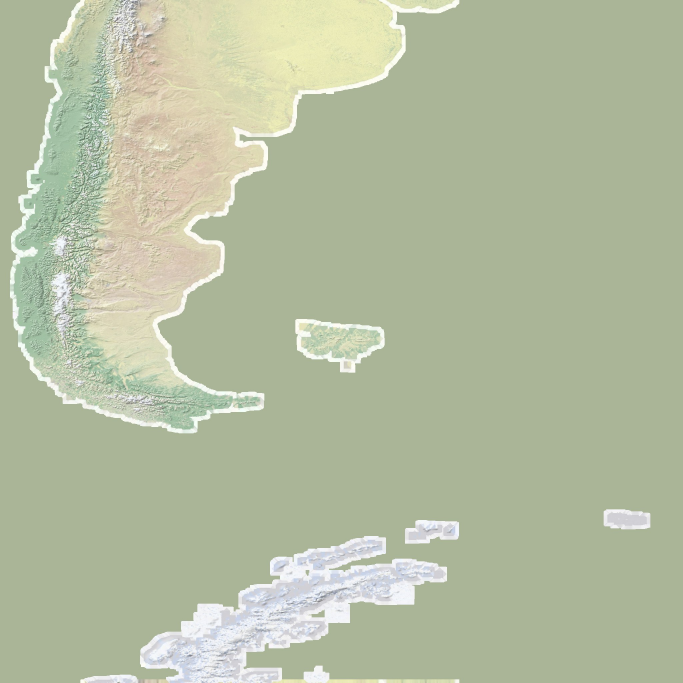
#> input picture assets/earth/057.jpg, 2048 x 2048 px (shown at 1/3 size)
$ python -i hf_doku.py   (imports and definitions only)
#> lines starting #> are read from the running program, lines starting #| are printed output that depends on the picture
"""DOKU style for HyperFrames Shorts — "Doku-Kino + Akzente", the Wiki Roulette house look since Oct 29 2026.
Opt in per episode: "hf": {"style": "doku"} (or hf_build.py --style doku). Used by scripts/hf_build.py.

Documentary cinema first (the look of proto/real, release real-1), kinetic type only as a handful of accents:
  * every shot is a REAL photo / footage / painting / graphic LARGE and full-bleed with a slow camera move (push, pull,
    drift left, rise; constant speed, so it is still moving at every cut). Light film grade in CSS (warm, slightly
    desaturated, lifted blacks), film grain + halation + vignette in post (post() on the silent render, ffmpeg).
    Very bright images with white borders (scans, diagrams, objects on white) become an archival PLATE: the image framed on a
    blurred dark copy of itself, instead of a white full-bleed frame.
  * honest source chip top-left in mono ("● REAL PHOTO · Hospital corridor"), a thin scene-index tick HUD top-right.
  * small calm captions low-middle (word-synced: each group appears, each word brightens when spoken; *starred* words in
    pale amber, numbers in amber). No captions during the hook title and the end card (the text is on screen there).
  * cuts: cut-the-curve LEFT between scenes (the current), a zoom-through push into the scene that names the thing,
    rack-focus blur-cuts to a tighter crop of the same photo inside long scenes, cut-the-curve LEFT between two photos.
  * ACCENTS (3-5 per video, nothing else slams): the hook title at frame 1 (re-hit when its 2nd line is spoken), the
    name reveal (the first multi-word *starred* run of scene 1, with its lead-in words as a mono kicker), up to two
    spoken numbers from the caps (counter + measured tick ruler; "9 out of 10" -> 9 / 10) and the payoff line (the last
    starred run of the last line before the CTA, grown to 2-3 words).
  * end card: calm question + the two answer photos (each lights up on its spoken name) + "Comment A or B" pill.
Overrides (optional): "hf": {"doku": {"accent": "#E9A84A", "payoff": "word to slam", "plate": [ids], "noplate": [ids],
"term": false}}; per scene scenes[i]["hf"]["kinetic"]["media"] = [ids] picks the shots (shared with kinetic).
"""
import json, math, os, re, subprocess
from PIL import Image, ImageFilter, ImageStat
import hf_kinetic as K

W_, H_ = 1080, 1920
J = json.dumps
norm = K.norm
esc, fit, clean = K.esc, K.fit, K.clean
STOP = K.STOP
MOVES = ['push', 'driftL', 'pull', 'rise']
TR = 170                                            # cut-the-curve travel (px); the media layer is oversized by 240 px

CSS = """
  .dseam { position: absolute; inset: 0; overflow: hidden; background: #0B0907; }
  .dshot { position: absolute; inset: 0; overflow: hidden; opacity: 0; }
  .dcam { position: absolute; left: -240px; top: -60px; width: 1560px; height: 2040px; transform-origin: 50% 50%; }
  .dcam img.full, .dcam video { position: absolute; left: 0; top: 0; width: 100%; height: 100%; object-fit: cover;
    filter: saturate(.8) contrast(1.06) brightness(.94) sepia(.14); }
  .dcam img.blur { position: absolute; left: 0; top: 0; width: 100%; height: 100%; object-fit: cover; }
  .plate { position: absolute; box-shadow: 0 40px 120px rgba(0,0,0,.75), 0 0 0 2px rgba(243,236,224,.22); overflow: hidden; }
  .plate img { position: absolute; left: 0; top: 0; width: 100%; height: 100%; object-fit: cover; filter: saturate(.75) contrast(1.04) brightness(.9) sepia(.22); }
  .dgrade { position: absolute; inset: 0; pointer-events: none;
    background: linear-gradient(180deg, rgba(12,9,6,.62) 0%, rgba(12,9,6,.18) 18%, rgba(12,9,6,0) 32%, rgba(12,9,6,0) 50%,
      rgba(12,9,6,.42) 63%, rgba(12,9,6,.5) 72%, rgba(12,9,6,.2) 84%, rgba(12,9,6,.55) 100%); }
  .dwarm { position: absolute; inset: 0; pointer-events: none; mix-blend-mode: soft-light;
    background: radial-gradient(90% 60% at 60% 30%, rgba(255,196,120,.32), rgba(255,170,90,0) 70%), linear-gradient(180deg, rgba(40,60,80,0) 50%, rgba(30,50,70,.25)); }
  .dacc { position: absolute; inset: 0; background: #0B0907; opacity: 0; pointer-events: none; }
  .dtag { position: absolute; left: 56px; top: 150px; font: 500 24px/1 "JetBrains Mono", monospace; letter-spacing: .12em; color: #F3ECE0;
    padding: 11px 16px 10px 40px; background: rgba(10,8,6,.5); border: 1px solid rgba(243,236,224,.32); white-space: nowrap; opacity: 0;
    text-transform: uppercase; }
  .dtag.sm { font-size: 20px; }
  .dtag i { position: absolute; left: 15px; top: 50%; margin-top: -6px; width: 12px; height: 12px; border-radius: 50%; background: #9C968C; }
  .dtag.real i { background: %ACCENT%; }
  .dtag b { font-weight: 500; color: #FFFFFF; }
  .dhud { position: absolute; right: 56px; top: 156px; width: 190px; text-align: right; font: 500 22px/1 "JetBrains Mono", monospace;
    letter-spacing: .14em; color: rgba(243,236,224,.78); }
  .dhud .rule { position: relative; height: 16px; margin-top: 12px; border-top: 2px solid rgba(243,236,224,.6); }
  .dhud .rule i { position: absolute; top: 0; width: 2px; height: 9px; background: rgba(243,236,224,.6); }
  .dhud .rule i.on { height: 16px; background: %ACCENT%; width: 4px; margin-left: -1px; }
  .dk { position: absolute; left: 60px; right: 60px; text-align: center; }
  .dbar { width: 120px; height: 7px; background: %ACCENT%; margin: 0 auto 26px; transform-origin: 50% 50%; }
  .dkick { font: 500 30px/1.2 "JetBrains Mono", monospace; letter-spacing: .18em; color: rgba(243,236,224,.86); text-transform: uppercase;
    text-shadow: 0 2px 14px rgba(0,0,0,.8); margin-bottom: 18px; }
  .dl1 { font: 800 84px/1.02 Inter, sans-serif; color: #F3ECE0; letter-spacing: -.02em; text-transform: uppercase;
    text-shadow: 0 2px 6px rgba(0,0,0,.5), 0 10px 40px rgba(0,0,0,.6); }
  .dbig { font-family: "League Gothic", sans-serif; line-height: .84; text-transform: uppercase; color: %ACCENT%; white-space: nowrap;
    letter-spacing: .01em; text-shadow: 0 12px 50px rgba(0,0,0,.6); transform-origin: 50% 60%; }
  .dbig.w { color: #F3ECE0; }
  .dbig span { display: inline-block; }
  .dnum { font-family: "League Gothic", sans-serif; line-height: .84; color: %ACCENT%; white-space: nowrap; text-shadow: 0 12px 50px rgba(0,0,0,.6);
    transform-origin: 50% 60%; }
  .dnum em { font-style: normal; color: #F3ECE0; }
  .druler { position: relative; width: 600px; height: 30px; margin: 26px auto 0; border-top: 2px solid rgba(243,236,224,.8); transform-origin: 0 50%; }
  .druler i { position: absolute; top: 0; width: 2px; background: rgba(243,236,224,.8); }
  .druler b { position: absolute; top: -10px; left: -8px; width: 16px; height: 16px; background: %ACCENT%; transform: rotate(45deg); }
  .druler .fill { position: absolute; left: 0; top: -2px; height: 2px; width: 600px; background: %ACCENT%; transform-origin: 0 50%; }
  .dq { position: absolute; left: 60px; right: 60px; top: 300px; text-align: center; }
  .dq .dkick { margin-bottom: 14px; }
  .dq .dl1 { font-size: 78px; }
  .dtile { position: absolute; top: 560px; width: 420px; height: 400px; overflow: hidden; opacity: 0; box-shadow: 0 30px 90px rgba(0,0,0,.7);
    border: 2px solid rgba(243,236,224,.55); }
  .dtile img { position: absolute; left: 0; top: 0; width: 100%; height: 100%; object-fit: cover; filter: saturate(.8) sepia(.14) brightness(.9); }
  .dtile .shade { position: absolute; left: 0; right: 0; bottom: 0; height: 190px; background: linear-gradient(180deg, rgba(10,8,6,0), rgba(10,8,6,.85)); }
  .dtile .nm { position: absolute; left: 0; right: 0; bottom: 16px; text-align: center; font-family: "League Gothic", sans-serif; line-height: .84;
    text-transform: uppercase; color: #F3ECE0; }
  .dtile .src { position: absolute; left: 12px; top: 12px; font: 500 15px/1.2 "JetBrains Mono", monospace; letter-spacing: .08em; color: #F3ECE0;
    padding: 6px 9px; background: rgba(10,8,6,.6); text-transform: uppercase; }
  .dor { position: absolute; left: 440px; top: 715px; width: 90px; height: 90px; margin-left: -45px; border-radius: 50%; background: #0B0907;
    border: 2px solid %ACCENT%; color: %ACCENT%; font: 500 32px/86px "JetBrains Mono", monospace; text-align: center; opacity: 0; }
  .dask { position: absolute; left: 60px; width: 760px; top: 1000px; text-align: center; padding: 20px 0 18px; background: #F3ECE0; color: #0B0907;
    font: 800 40px Inter, sans-serif; letter-spacing: .05em; text-transform: uppercase; opacity: 0; white-space: nowrap; }
"""

CAP_CSS = """
  #root { position: absolute; inset: 0; pointer-events: none; background: transparent; }
  .dc { position: absolute; left: 70px; width: 840px; top: 1190px; text-align: center; font: 800 58px/1.12 Inter, sans-serif; color: #FFFFFF;
    letter-spacing: -.01em; text-shadow: 0 0 3px #000, 0 0 3px #000, 0 2px 4px #000, 0 4px 18px rgba(0,0,0,.75); opacity: 0; visibility: hidden; }
  .dc span { opacity: .5; }
  .dc .k { color: #F7DDB0; } .dc .n { color: %ACCENT%; }
"""


# [12 lines left out: functions kind_of, tag_html, not called in this run]


def is_bright(path):
    """white-bordered / near-white images (scans, diagrams, objects on white) -> plate"""
#> called with path = '../assets/earth/057.jpg'
    try:
        im = Image.open(path).convert('L'); im.thumbnail((200, 200)); w, h = im.size
#> after `im = Image.open(path).convert('L')`:
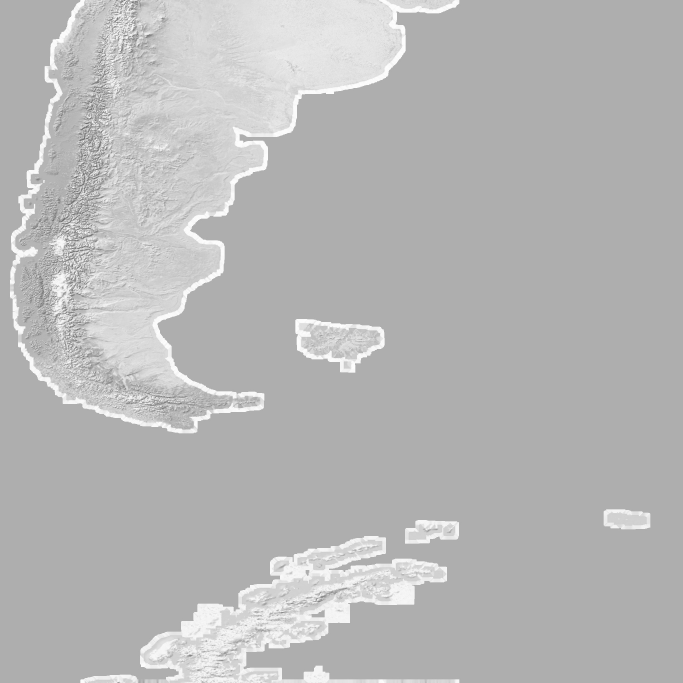
#> im: PIL image 2048x2048 L (shown at 1/3 size); min 81, max 255, mean 183.4
#> after `im.thumbnail((200, 200))`:
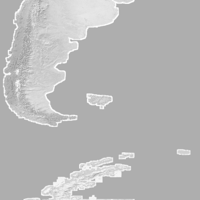
#> im: PIL image 200x200 L; min 155, max 255, mean 183.3
#> after `w, h = im.size`: w = 200; h = 200
        b = max(2, int(min(w, h) * .04))
#> b = 8
        edges = [im.crop((0, 0, w, b)), im.crop((0, h - b, w, h)), im.crop((0, 0, b, h)), im.crop((w - b, 0, w, h))]
        bright = sum(ImageStat.Stat(e).mean[0] > 215 for e in edges)
#> bright = 0
        return bright >= 2 or ImageStat.Stat(im).mean[0] > 200
    except Exception:
        return False


def number_info(w):
    if not re.search(r'\d', w['w']): return None
    return K.number_of(w['w'])


class Film:
    # [27 lines left out: function __init__, not called in this run]

    # ------------------------------------------------------------------ accents (3-5 per film)
    def seg_words(self, i): return self.C.CAPS[i]

    # [96 lines left out: functions plan_accents, media_html, screen_xy, not called in this run]


class DScene:
    # [8 lines left out: function __init__, not called in this run]

    def L(self, t): return round(t - self.h0, 3)

    # ---------------------------------------------------- shots
    # [89 lines left out: functions plan_shots, shots, hud, not called in this run]

    # ---------------------------------------------------- accents
    def dim(self, t0, t1, level=0.36):
        self.dims.append([t0, t1, level])

    # [70 lines left out: functions dim_js, leave, big_lines, hook, term, not called in this run]

    def payoff(self, a, t1, last):
        a = dict(a, kicker=None)
        self.term(a, t1, last)

    # [211 lines left out: functions number, cta, html, build, captions, post, not called in this run]

>>> result = is_bright('../assets/earth/057.jpg')
#> result = False

$ run again, on assets/earth/058.jpg
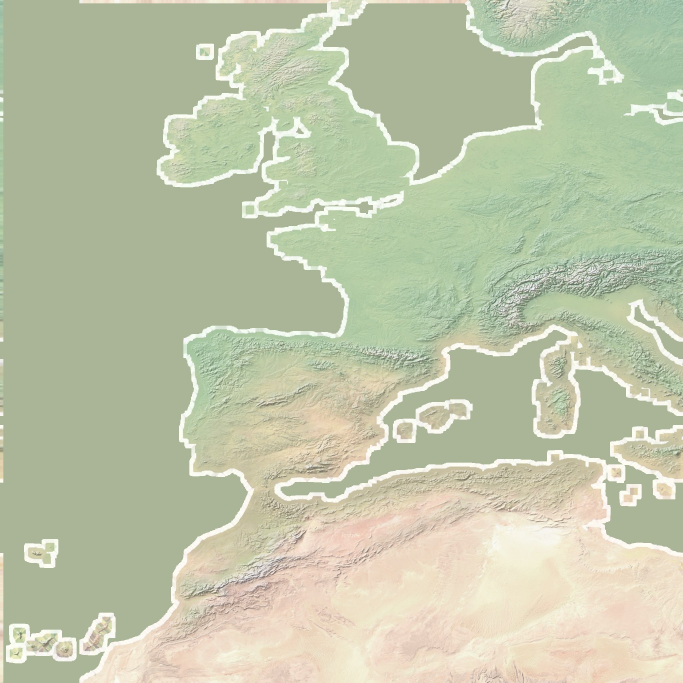
#> input picture assets/earth/058.jpg, 2048 x 2048 px (shown at 1/3 size)
#> in is_bright, `im = Image.open(path).convert('L')`:
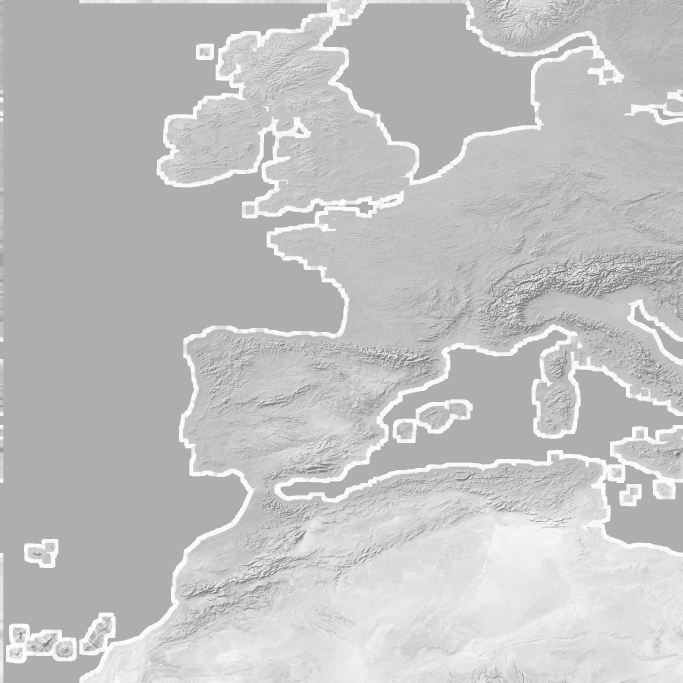
#> im: PIL image 2048x2048 L (shown at 1/3 size); min 94, max 255, mean 192.9
#> in is_bright, `im.thumbnail((200, 200))`:
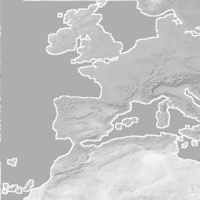
#> im: PIL image 200x200 L; min 143, max 255, mean 192.9
#> bright = 1
#> result = False

$ run again, on assets/earth/059.jpg
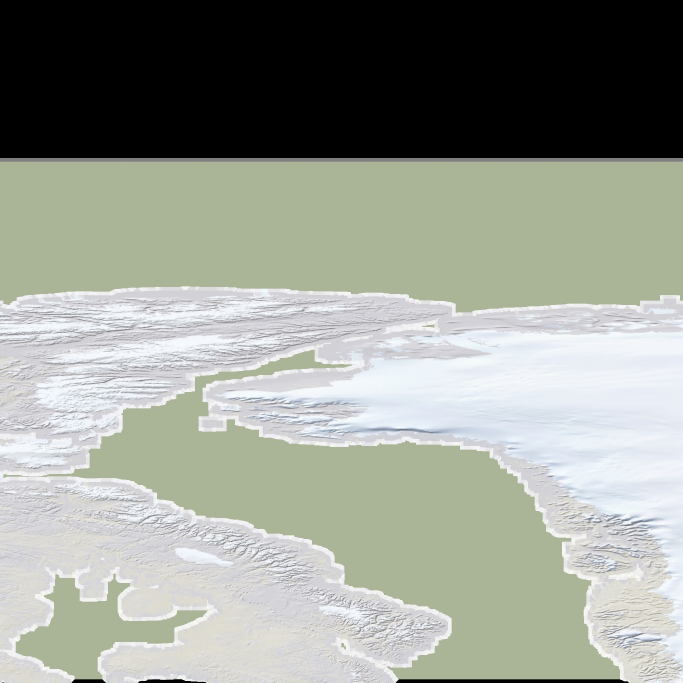
#> input picture assets/earth/059.jpg, 2048 x 2048 px (shown at 1/3 size)
#> in is_bright, `im = Image.open(path).convert('L')`:
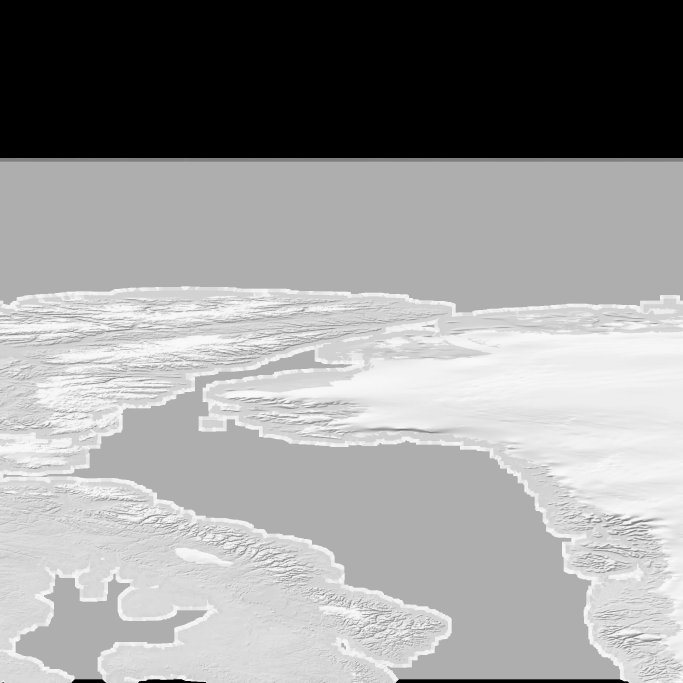
#> im: PIL image 2048x2048 L (shown at 1/3 size); min 0, max 255, mean 152.1
#> in is_bright, `im.thumbnail((200, 200))`:
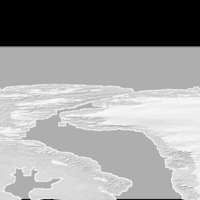
#> im: PIL image 200x200 L; min 0, max 253, mean 152.1
#> bright = 0
#> result = False

$ run again, on assets/earth/060.jpg
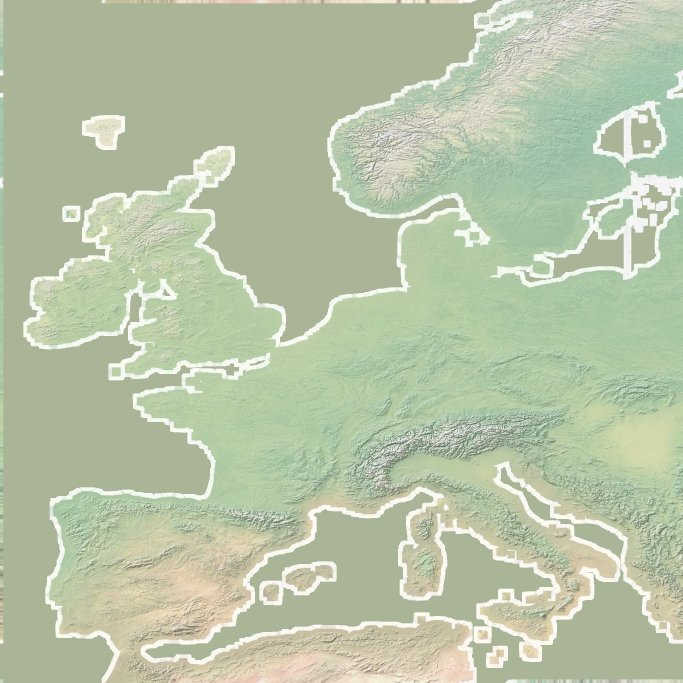
#> input picture assets/earth/060.jpg, 2048 x 2048 px (shown at 1/3 size)
#> in is_bright, `im = Image.open(path).convert('L')`:
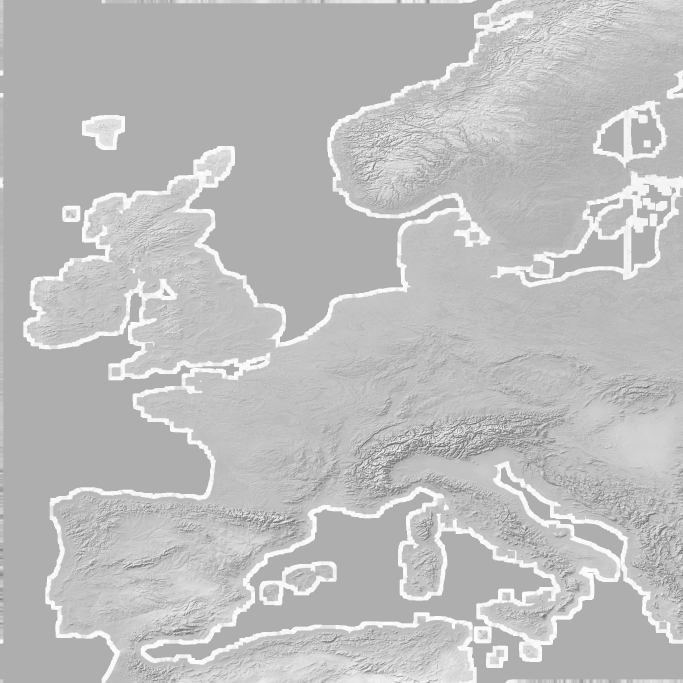
#> im: PIL image 2048x2048 L (shown at 1/3 size); min 90, max 255, mean 189
#> in is_bright, `im.thumbnail((200, 200))`:
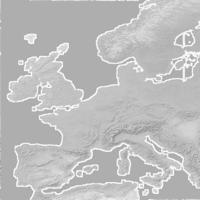
#> im: PIL image 200x200 L; min 142, max 255, mean 189
#> bright = 0
#> result = False
